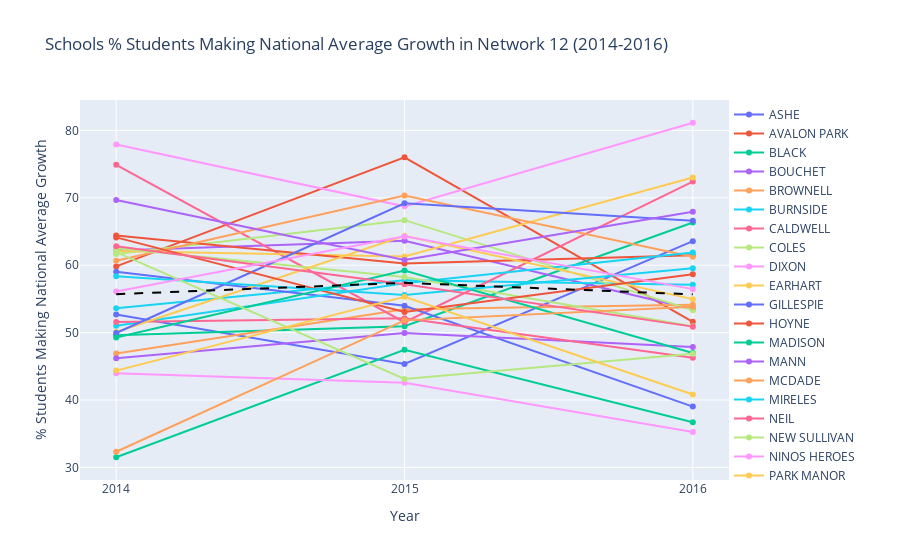

Source (notebook cell):
### Markdown cell above
## Let's make it interactive! All of Network 12 Schools

### Code cell
import plotly.graph_objs as go
from plotly.offline import init_notebook_mode, iplot

init_notebook_mode(connected=True)

# Prepare data for plotting
traces = []
for index, row in school_avg_growth_network_12.iterrows():
    trace = go.Scatter(
        x=['2014', '2015', '2016'],
        y=row[1:],
        mode='lines+markers',
        name=row['School Name']
    )
    traces.append(trace)

# Overall Network 12 Average line
average_line = go.Scatter(
    x=['2014', '2015', '2016'],
    y=school_avg_growth_network_12[['2014 % Students Making National Average Growth', 
                                    '2015 % Students Making National Average Growth', 
                                    '2016 % Students Making National Average Growth']].mean(),
    mode='lines',
    name='Network 12 Average',
    line=dict(color='black', dash='dash')
)

traces.append(average_line)

layout = go.Layout(
    title='Schools % Students Making National Average Growth in Network 12 (2014-2016)',
    xaxis=dict(title='Year'),
    yaxis=dict(title='% Students Making National Average Growth'),
    legend=dict(x=1, y=1)
)

fig = go.Figure(data=traces, layout=layout)
iplot(fig)

### Figure 1 — Plotly figure (JSON) as saved in the notebook; plotly's stock layout.template omitted (floating-point values rounded to 4 significant figures)
{"data": [{"mode": "lines+markers", "name": "ASHE", "type": "scatter", "x": ["2014", "2015", "2016"], "y": [52.68, 45.34, 63.56]}, {"mode": "lines+markers", "name": "AVALON PARK", "type": "scatter", "x": ["2014", "2015", "2016"], "y": [59.82, 76.01, 51.6]}, {"mode": "lines+markers", "name": "BLACK", "type": "scatter", "x": ["2014", "2015", "2016"], "y": [49.61, 50.96, 66.34]}, {"mode": "lines+markers", "name": "BOUCHET", "type": "scatter", "x": ["2014", "2015", "2016"], "y": [62.18, 63.63, 53.46]}, {"mode": "lines+markers", "name": "BROWNELL", "type": "scatter", "x": ["2014", "2015", "2016"], "y": [46.9, 53.47, 54.13]}, {"mode": "lines+markers", "name": "BURNSIDE", "type": "scatter", "x": ["2014", "2015", "2016"], "y": [53.6, 57.75, 57.1]}, {"mode": "lines+markers", "name": "CALDWELL", "type": "scatter", "x": ["2014", "2015", "2016"], "y": [74.89, 51.54, 72.41]}, {"mode": "lines+markers", "name": "COLES", "type": "scatter", "x": ["2014", "2015", "2016"], "y": [61.65, 66.69, 53.33]}, {"mode": "lines+markers", "name": "DIXON", "type": "scatter", "x": ["2014", "2015", "2016"], "y": [77.91, 68.74, 81.14]}, {"mode": "lines+markers", "name": "EARHART", "type": "scatter", "x": ["2014", "2015", "2016"], "y": [62.09, 61.29, 73.02]}, {"mode": "lines+markers", "name": "GILLESPIE", "type": "scatter", "x": ["2014", "2015", "2016"], "y": [59.04, 53.99, 39.02]}, {"mode": "lines+markers", "name": "HOYNE", "type": "scatter", "x": ["2014", "2015", "2016"], "y": [64.41, 60.26, 61.47]}, {"mode": "lines+markers", "name": "MADISON", "type": "scatter", "x": ["2014", "2015", "2016"], "y": [31.5, 47.44, 36.69]}, {"mode": "lines+markers", "name": "MANN", "type": "scatter", "x": ["2014", "2015", "2016"], "y": [46.19, 49.94, 47.86]}, {"mode": "lines+markers", "name": "MCDADE", "type": "scatter", "x": ["2014", "2015", "2016"], "y": [60.66, 70.36, 61.25]}, {"mode": "lines+markers", "name": "MIRELES", "type": "scatter", "x": ["2014", "2015", "2016"], "y": [51.01, 57.33, 61.87]}, {"mode": "lines+markers", "name": "NEIL", "type": "scatter", "x": ["2014", "2015", "2016"], "y": [51.57, 52.14, 46.28]}, {"mode": "lines+markers", "name": "NEW SULLIVAN", "type": "scatter", "x": ["2014", "2015", "2016"], "y": [62.53, 58.25, 50.96]}, {"mode": "lines+markers", "name": "NINOS HEROES", "type": "scatter", "x": ["2014", "2015", "2016"], "y": [43.98, 42.54, 35.24]}, {"mode": "lines+markers", "name": "PARK MANOR", "type": "scatter", "x": ["2014", "2015", "2016"], "y": [50.09, 64.37, 54.96]}, {"mode": "lines+markers", "name": "PARKSIDE", "type": "scatter", "x": ["2014", "2015", "2016"], "y": [49.94, 69.19, 66.58]}, {"mode": "lines+markers", "name": "PIRIE", "type": "scatter", "x": ["2014", "2015", "2016"], "y": [64.13, 53.06, 58.66]}, {"mode": "lines+markers", "name": "REVERE", "type": "scatter", "x": ["2014", "2015", "2016"], "y": [49.28, 59.21, 46.97]}, {"mode": "lines+markers", "name": "RUGGLES", "type": "scatter", "x": ["2014", "2015", "2016"], "y": [69.69, 60.76, 67.93]}, {"mode": "lines+markers", "name": "SCHMID", "type": "scatter", "x": ["2014", "2015", "2016"], "y": [32.31, 51.81, 53.85]}, {"mode": "lines+markers", "name": "SOUTH SHORE ES", "type": "scatter", "x": ["2014", "2015", "2016"], "y": [58.37, 55.59, 59.54]}, {"mode": "lines+markers", "name": "TANNER", "type": "scatter", "x": ["2014", "2015", "2016"], "y": [62.81, 57.17, 50.89]}, {"mode": "lines+markers", "name": "THORP J", "type": "scatter", "x": ["2014", "2015", "2016"], "y": [61.94, 43.12, 46.85]}, {"mode": "lines+markers", "name": "WARREN", "type": "scatter", "x": ["2014", "2015", "2016"], "y": [56.09, 64.28, 56.45]}, {"mode": "lines+markers", "name": "WASHINGTON H ES", "type": "scatter", "x": ["2014", "2015", "2016"], "y": [44.36, 55.31, 40.81]}, {"line": {"color": "black", "dash": "dash"}, "mode": "lines", "name": "Network 12 Average", "type": "scatter", "x": ["2014", "2015", "2016"], "y": [55.71, 57.38, 55.67]}], "layout": {"legend": {"x": 1, "y": 1}, "title": {"text": "Schools % Students Making National Average Growth in Network 12 (2014-2016)"}, "xaxis": {"title": {"text": "Year"}}, "yaxis": {"title": {"text": "% Students Making National Average Growth"}}}}
